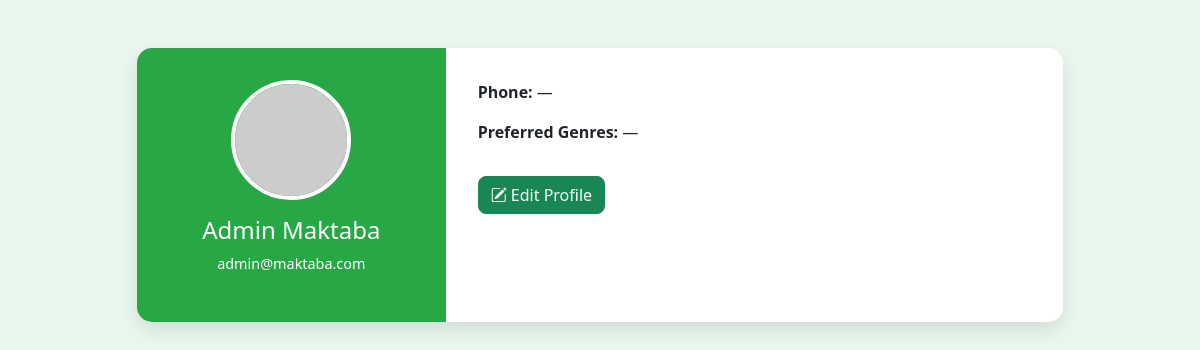
Page /modules/user/profile.php (signed in) on the committed database.
### tables this page shows
CREATE TABLE users (
    user_id INT AUTO_INCREMENT PRIMARY KEY,
    full_name VARCHAR(100) NOT NULL,
    email VARCHAR(100) UNIQUE NOT NULL,
    password_hash VARCHAR(255) NOT NULL,
    phone VARCHAR(20),
    preferences TEXT,
    user_role ENUM('customer','admin') DEFAULT 'customer',
    otp_code VARCHAR(10),
    otp_expiry DATETIME,
    is_verified TINYINT(1) DEFAULT 0,
    date_created TIMESTAMP DEFAULT CURRENT_TIMESTAMP,
    last_login TIMESTAMP NULL
);

### modules/user/profile.php (the view, shortened to what this page needs)
<?php
require_once("../../database/config.php");
$user_id = $_SESSION['user_id'];
$stmt = $conn->prepare("SELECT full_name, email, phone, preferences FROM users WHERE user_id = ?");
$stmt->bind_param("i", $user_id);
$stmt->execute();
$user = $stmt->get_result()->fetch_assoc();
?>
<!DOCTYPE html>
<html lang="en">
<head>
<link href="https://cdn.jsdelivr.net/npm/bootstrap@5.3.3/dist/css/bootstrap.min.css" rel="stylesheet">
<link href="https://cdn.jsdelivr.net/npm/bootstrap-icons@1.11.3/font/bootstrap-icons.css" rel="stylesheet">
</head>
<body>
<div class="container my-5">
  <div class="row justify-content-center">
    <div class="col-md-10">
      <div class="profile-card d-flex flex-wrap">
        <div class="profile-left col-md-4 d-flex flex-column align-items-center justify-content-center">
          <img src="https://via.placeholder.com/120" alt="Avatar">
          <h4><?= htmlspecialchars($user['full_name'] ?? 'User') ?></h4>
          <p><?= htmlspecialchars($user['email'] ?? 'Email') ?></p>
        </div>
        <div class="profile-right col-md-8">
          <p><strong>Phone:</strong> <?= htmlspecialchars($user['phone'] ?? '—') ?></p>
          <p><strong>Preferred Genres:</strong>
            <?php
              if(!empty($user['preferences'])){
                  echo htmlspecialchars(str_replace(',', ', ', $user['preferences']));
              } else {
                  echo '—';
              }
            ?>
          </p>
          <button class="btn btn-success mt-3 btn-edit" data-bs-toggle="modal" data-bs-target="#editModal">
            <i class="bi bi-pencil-square"></i> Edit Profile
          </button>
        </div>
      </div>
    </div>
  </div>
</div>
</body>
</html>

### modules/user/profile.php (style rules this page uses)
body { background-color: #e9f7ef; }
.profile-card { border-radius: 15px; overflow: hidden; box-shadow: 0 8px 20px rgba(0,0,0,0.1); }
.profile-left { background: #28a745; color: white; padding: 2rem; text-align: center; }
.profile-left img { width: 120px; height: 120px; border-radius: 50%; border: 4px solid white; margin-bottom: 1rem; }
.profile-left h4 { margin-bottom: 0.5rem; }
.profile-left p { font-size: 0.9rem; }
.profile-right { padding: 2rem; background: white; }
.btn-edit { border-radius: 8px; transition: all 0.2s ease; }

### rows in the picture
users: full_name "Admin Maktaba", email "admin@maktaba.com", phone "—"
